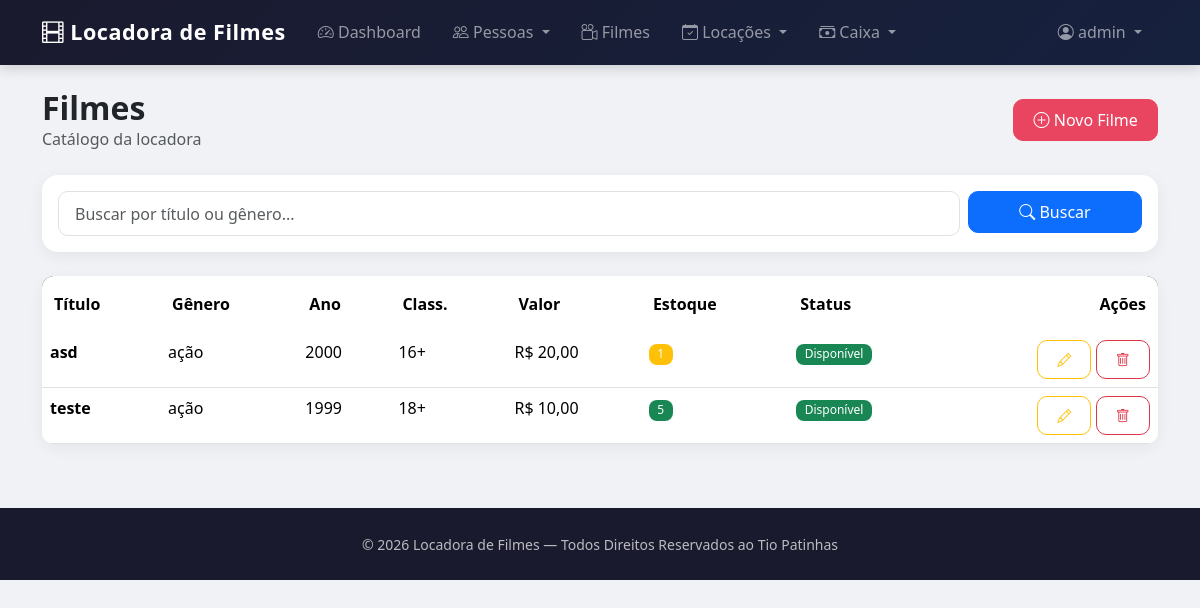
Page /filmes/ (signed in) on the committed database.
### filmes/models.py (models this page shows, shortened)
class Filme(models.Model):
    titulo = models.CharField(max_length=150, verbose_name='Título')
    genero = models.CharField(max_length=50, verbose_name='Gênero')
    ano_lancamento = models.PositiveIntegerField(verbose_name='Ano de Lançamento')
    class_etaria = models.PositiveIntegerField(verbose_name='Classificação Etária')
    valor = models.DecimalField(max_digits=8, decimal_places=2, verbose_name='Valor (locação)')
    estoque = models.PositiveIntegerField(default=0, verbose_name='Estoque')
    disponivel = models.BooleanField(default=True, verbose_name='Disponível')
    capa = models.ImageField(upload_to='filmes/', null=True, blank=True, verbose_name='Capa')
    class Meta:
        verbose_name = 'Filme'
        verbose_name_plural = 'Filmes'
        ordering = ['titulo']

### filmes/views.py (the view)
# urls.py: path('filmes/', FilmeListView.as_view(), name='filmes'),
class FilmeListView(LoginRequiredMixin, PermissionRequiredMixin, ListView):
    permission_required = 'filmes.view_filme'
    model = Filme
    template_name = 'filmes.html'
    context_object_name = 'filmes'
    paginate_by = 10
    def get_queryset(self):
        qs = super().get_queryset()
        buscar = self.request.GET.get('buscar')
        if buscar:
            qs = qs.filter(titulo__icontains=buscar)
        return qs

### filmes/templates/filmes.html (shortened to what this page needs)
{% extends 'principal.html' %}
{% load django_bootstrap5 %}
{% block content %}
<div class="container mt-4">
    <div class="d-flex justify-content-between align-items-center mb-4">
        <div>
            <h2 class="fw-bold mb-0">Filmes</h2>
            <p class="text-muted mb-0">Catálogo da locadora</p>
        </div>
        {% if perms.filmes.add_filme %}
        <a href="{% url 'filme_novo' %}" class="btn btn-accent">
            <i class="bi bi-plus-circle"></i> Novo Filme
        </a>
        {% endif %}
    </div>
    <div class="card mb-4">
        <div class="card-body">
            <form method="get" class="row g-2">
                <div class="col-md-10">
                    <input type="text" name="buscar" class="form-control" placeholder="Buscar por título ou gênero..." value="{{ request.GET.buscar }}">
                </div>
                <div class="col-md-2">
                    <button class="btn btn-primary w-100" type="submit"><i class="bi bi-search"></i> Buscar</button>
                </div>
            </form>
        </div>
    </div>
    <div class="card">
        <div class="card-body p-0">
            <div class="table-responsive">
                <table class="table table-hover mb-0">
                    <thead>
                        <tr>
                            <th>Título</th>
                            <th>Gênero</th>
                            <th>Ano</th>
                            <th>Class.</th>
                            <th>Valor</th>
                            <th>Estoque</th>
                            <th>Status</th>
                            <th class="text-end">Ações</th>
                        </tr>
                    </thead>
                    <tbody>
                        {% for filme in filmes %}
                        <tr>
                            <td class="fw-semibold">{{ filme.titulo }}</td>
                            <td>{{ filme.genero }}</td>
                            <td>{{ filme.ano_lancamento }}</td>
                            <td>{{ filme.class_etaria }}+</td>
                            <td>R$ {{ filme.valor }}</td>
                            <td>
                                <span class="badge bg-{% if filme.estoque == 0 %}danger{% elif filme.estoque <= 2 %}warning{% else %}success{% endif %}">
                                    {{ filme.estoque }}
                                </span>
                            </td>
                            <td>
                                {% if filme.disponivel %}
                                    <span class="badge bg-success">Disponível</span>
                                {% else %}
                                    <span class="badge bg-secondary">Indisponível</span>
                                {% endif %}
                            </td>
                            <td class="text-end">
                                {% if perms.filmes.change_filme %}
                                <a href="{% url 'filme_editar' filme.pk %}" class="btn btn-sm btn-outline-warning"><i class="bi bi-pencil"></i></a>
                                {% endif %}
                                {% if perms.filmes.delete_filme %}
                                <a href="{% url 'filme_excluir' filme.pk %}" class="btn btn-sm btn-outline-danger"><i class="bi bi-trash"></i></a>
                                {% endif %}
                            </td>
                        </tr>
                        {% empty %}
                        <tr>
                            <td colspan="8" class="text-center text-muted py-5">Nenhum filme cadastrado.</td>
                        </tr>
                        {% endfor %}
                    </tbody>
                </table>
            </div>
        </div>
    </div>
</div>
{% endblock %}

### home/templates/principal.html (shortened to what this page needs)
{% load static %}
{% load django_bootstrap5 %}
<!DOCTYPE html>
<html lang="pt-br">
<head>
    <link href="https://cdn.jsdelivr.net/npm/bootstrap@5.3.3/dist/css/bootstrap.min.css" rel="stylesheet">
    <link href="https://cdn.jsdelivr.net/npm/bootstrap-icons@1.11.3/font/bootstrap-icons.min.css" rel="stylesheet">
</head>
<body>
    <nav class="navbar navbar-expand-lg navbar-dark navbar-custom">
        <div class="container">
            <a class="navbar-brand" href="{% url 'home' %}">
                <i class="bi bi-film"></i> Locadora de Filmes
            </a>
            <div class="collapse navbar-collapse" id="navbarNav">
                <ul class="navbar-nav me-auto">
                    {% if request.user.is_authenticated %}
                    <li class="nav-item">
                        <a class="nav-link" href="{% url 'home' %}">
                            <i class="bi bi-speedometer2"></i> Dashboard
                        </a>
                    </li>
                    {% endif %}
                    {% if perms.pessoas.view_cliente or perms.pessoas.view_funcionario %}
                    <li class="nav-item dropdown">
                        <a class="nav-link dropdown-toggle" href="#" role="button" data-bs-toggle="dropdown">
                            <i class="bi bi-people"></i> Pessoas
                        </a>
                    </li>
                    {% endif %}
                    {% if perms.filmes.view_filme %}
                    <li class="nav-item">
                        <a class="nav-link" href="{% url 'filmes' %}">
                            <i class="bi bi-camera-reels"></i> Filmes
                        </a>
                    </li>
                    {% endif %}
                    {% if perms.locacoes.view_locacao or perms.locacoes.view_multa %}
                    <li class="nav-item dropdown">
                        <a class="nav-link dropdown-toggle" href="#" role="button" data-bs-toggle="dropdown">
                            <i class="bi bi-calendar-check"></i> Locações
                        </a>
                    </li>
                    {% endif %}
                    {% if perms.caixa.view_caixa or perms.caixa.view_transacao or perms.caixa.view_compravendafilme %}
                    <li class="nav-item dropdown">
                        <a class="nav-link dropdown-toggle" href="#" role="button" data-bs-toggle="dropdown">
                            <i class="bi bi-cash-stack"></i> Caixa
                        </a>
                    </li>
                    {% endif %}
                </ul>
                <ul class="navbar-nav ms-auto">
                    {% if request.user.is_authenticated %}
                        <li class="nav-item dropdown">
                            <a class="nav-link dropdown-toggle" href="#" role="button" data-bs-toggle="dropdown">
                                <i class="bi bi-person-circle"></i> {{ request.user.username }}
                            </a>
                        </li>
                    {% else %}
                        <li class="nav-item">
                            <a class="nav-link" href="{% url 'login' %}">
                                <i class="bi bi-box-arrow-in-right"></i> Login
                            </a>
                        </li>
                    {% endif %}
                </ul>
            </div>
        </div>
    </nav>
    <main>
        {% block content %}{% endblock %}
    </main>
    <footer class="text-center">
        <div class="container">
            <small>© {% now "Y" %} Locadora de Filmes — Todos Direitos Reservados ao Tio Patinhas</small>
        </div>
    </footer>
</body>
</html>

### home/templates/principal.html (style rules this page uses)
:root { --primary: #1a1a2e; --secondary: #16213e; --accent: #e94560; --accent-hover: #ff6b81; --light-bg: #f8f9fa; }
body { background-color: #f0f2f5; font-family: 'Segoe UI', system-ui, -apple-system, sans-serif; }
.navbar-custom { background: linear-gradient(135deg, var(--primary), var(--secondary)); box-shadow: 0 4px 12px rgba(0,0,0,0.15); padding: 0.7rem 0; }
.navbar-custom .navbar-brand { font-weight: 700; font-size: 1.35rem; letter-spacing: 0.5px; }
.navbar-custom .nav-link { font-weight: 500; padding: 0.5rem 1rem !important; border-radius: 8px; transition: all 0.2s; }
.card { border: none; border-radius: 16px; box-shadow: 0 4px 16px rgba(0,0,0,0.06); transition: transform 0.2s, box-shadow 0.2s; }
.btn { border-radius: 10px; font-weight: 500; padding: 0.5rem 1.2rem; }
.btn-accent { background-color: var(--accent); border-color: var(--accent); color: white; }
.table { border-radius: 12px; overflow: hidden; }
.table thead { background-color: var(--primary); color: white; }
.table thead th { border: none; font-weight: 600; padding: 1rem 0.75rem; }
.table tbody tr { transition: background-color 0.15s; }
.badge { font-weight: 500; padding: 0.4em 0.7em; border-radius: 8px; }
footer { background: var(--primary); color: rgba(255,255,255,0.7); padding: 1.5rem 0; margin-top: 4rem; }
.form-control, .form-select { border-radius: 10px; border: 1px solid #dee2e6; padding: 0.6rem 1rem; }

### rows in the picture
Filme: titulo "asd", genero "ação", ano_lancamento "2000", class_etaria "16", valor "20,00", estoque "1", disponivel "Disponível"
Filme: titulo "teste", genero "ação", ano_lancamento "1999", class_etaria "18", valor "10,00", estoque "5", disponivel "Disponível"

### other values in the picture
{{ request.user.username }} "admin"
